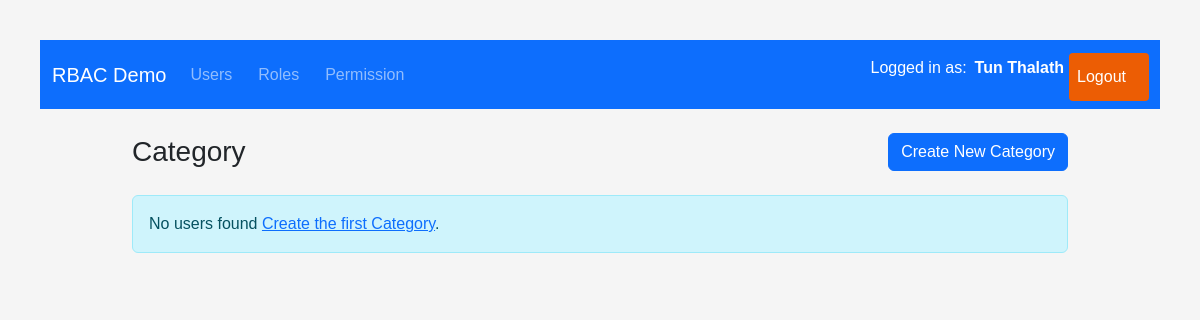
Before: /categories/ (signed in) with the older database file.
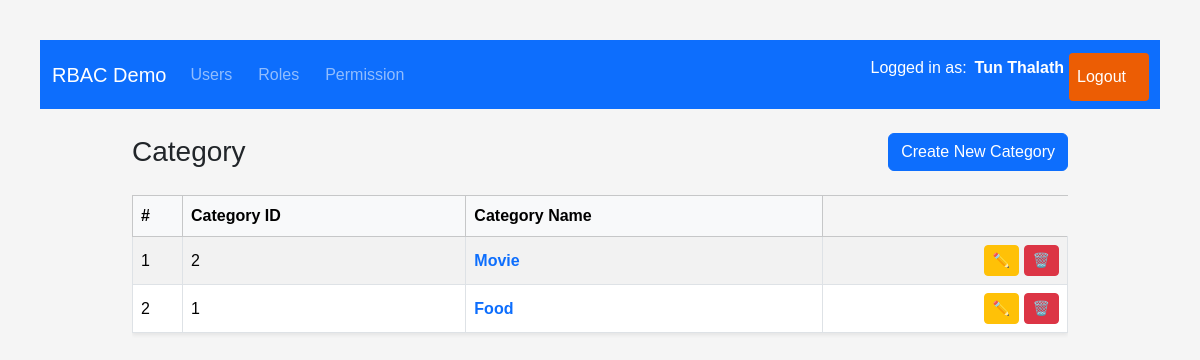
After: the same page with the newer database file.
### app/models/user.py (models this page shows, shortened)
class User(UserMixin, db.Model):
    __tablename__ = "users"
    id = db.Column(db.Integer, primary_key=True)
    username = db.Column(db.String(80), unique=True, nullable=False)
    email = db.Column(db.String(120), unique=True, nullable=False)
    full_name = db.Column(db.String(120), nullable=False)
    is_active = db.Column(db.Boolean, default=True, nullable=False)
    password_hash = db.Column(db.String(255), nullable=False)
    created_at = db.Column(db.DateTime, default=datetime.utcnow, nullable=False)
    updated_at = db.Column(db.DateTime, default=datetime.utcnow, onupdate=datetime.utcnow, nullable=False)
    roles = db.relationship("Role", secondary=user_roles, back_populates="users")

### app/models/expense_budget.py (models this page shows)
class Category(db.Model):
    __tablename__ = "categories"
    id = db.Column(db.Integer, primary_key=True)
    name = db.Column(db.String(100), unique=True, nullable=False)
    budgets = db.relationship("Budget", backref="category_ref", lazy=True)
    expenses = db.relationship("Expense", backref="category_ref", lazy=True)

### app/routes/category_routes.py (the view)
@category_bp.route("/")
@login_required
def index():
    categories = CS.get_all_category()
    return render_template("categories/index.html", categories=categories)

### app/services/category_service.py (called while the page is built)
    @staticmethod
    def get_all_category() -> List[Category]:
        return Category.query.order_by(Category.id.desc()).all()

### app/templates/categories/index.html (shortened to what this page needs)
{% extends "layouts/base.html" %}
{% block content %}
<div class="d-flex justify-content-between align-items-center mb-4">
    <h1 class="h3 mb-0">Category</h1>
    <a href="{{ url_for('categories.create') }}" class="btn btn-primary">Create New Category</a>
</div>
{% if categories %}
<div class="table-responsive">
    <table class="table table-striped table-bordered align-middle shadow-sm">
        <thead class="table-light">
            <tr>
                <th style="width: 50px">#</th>
                <th>Category ID</th>
                <th>Category Name</th>
            </tr>
        </thead>
        <tbody>
            {% for category in categories %}
            <tr>
                <td>{{ loop.index }}</td>
                <td>{{ category.id }}</td>
                <td>
                    <a
                        href="{{ url_for('categories.detail', category_id=category.id) }}"
                        class="text-decoration-none fw-semibold"
                    >
                    {{ category.name }}
                    </a>
                </td>
                <td class="text-end">
                    <a
                        href="{{ url_for('categories.edit', category_id = category.id) }}"
                        class="btn btn-sm btn-warning"
                        title="Edit"
                    >
                    ✏️
                    </a>
                    <a
                        href="{{ url_for('categories.delete_confirm', category_id = category.id) }}"
                        class="btn btn-sm btn-danger"
                        title="Delete"
                    >
                    🗑️
                    </a>
                </td>
            </tr>
            {% endfor %}
        </tbody>
    </table>
</div>
{% else %}
<div class="alert alert-info">
    No users found
    <a href="{{ url_for('categories.create') }}">Create the first Category</a>.
</div>
{% endif %}
{% endblock %}

### app/templates/layouts/base.html (shortened to what this page needs)
<!doctype html>
<html lang="en">
    <head>
        <link href="https://cdn.jsdelivr.net/npm/bootstrap@5.3.8/dist/css/bootstrap.min.css" rel="stylesheet" />
        <link rel="stylesheet" href="{{ url_for('static', filename='css/style.css') }} " />
    </head>
    <body>
        <nav class="navbar navbar-expand-lg navbar-dark bg-primary mb-4">
            <div class="container-fluid">
                <a class="navbar-brand" href="#">
                    RBAC Demo
                </a>
                <div class="collapse navbar-collapse" id="navbarMain">
                    <ul class="navbar-nav me-auto mb-2 mb-lg-0">
                        <li class="nav-item">
                            <a href="{{ url_for('users.index') }}"
                               class="nav-link {% if request.blueprint == 'users' %}active {% endif %}" >
                                Users
                            </a>
                        </li>
                        <li class="nav-item">
                            <a href="{{ url_for('roles.index') }}"
                               class="nav-link {% if request.blueprint == 'roles' %}active{% endif %}">
                                Roles
                            </a>
                        </li>
                        <li class="nav-item">
                            <a href="{{ url_for('permissions.index') }}"
                               class="nav-link {% if request.blueprint == 'permissions' %}active {% endif %}">
                                Permission
                            </a>
                        </li>
                    </ul>
                    <ul class="navbar-nav me-1 mb-2 mb-lg-0">
                        {% if current_user.is_authenticated %}
                        <li class="nav-item">
                            <li class="nav-item">
                                <span class="navbar text-white">
                                    Logged in as: <strong class="ms-2">{{ current_user.full_name }}</strong>
                                </span>
                            </li>
                        </li>
                        <li class="nav-item">
                            <a href="{{ url_for('auth.logout') }}" class="nav-link login-button">Logout</a>
                        </li>
                        {% else %}
                        <li class="nav-item">
                            <a href="{{ url_for('auth.login') }}" class="nav-link login-button">Login</a>
                        </li>
                        {% endif %}
                    </ul>
                </div>
            </div>
        </nav>
        <main class="container">
            {% block content %}{% endblock %}
        </main>
    </body>
</html>

### app/static/css/style.css (style rules this page uses)
body { background-color: #f5f5f5; font-family: Arial; margin: 40px; }
main.container { max-width: 960px; }
table td, table, th { vertical-align: middle; }
.login-button { background-color: #ec5d04; color: white; padding: 12px 20px; border: none; border-radius: 4px; cursor: pointer; font-size: 16px; width: 100%; margin-top: 5px; margin-left: 5px; transition: background-color 0.3s ease; }
nav a { margin-right: 10px; }

Changed rows visible on the page:
added Category: id "2", name "Movie"
added Category: id "1", name "Food"
Other visible differences:
text no longer shown: "No users found Create the first Category ."
text now shown: "# Category ID Category Name"
